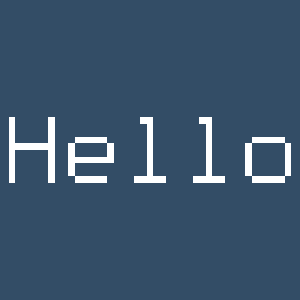

The script that drew this image:
#!/usr/bin/env python

# Render 3D text using vtkTextSource with a tomato back-face.

# Factory overrides: importing these modules registers the OpenGL rendering
# and interaction style implementations for vtkRenderingCore factory classes.
import vtkmodules.vtkInteractionStyle  # noqa: F401
import vtkmodules.vtkRenderingOpenGL2  # noqa: F401
# VTK pipeline classes used in this example
from vtkmodules.vtkFiltersSources import vtkTextSource
from vtkmodules.vtkRenderingCore import (
    vtkActor,
    vtkPolyDataMapper,
    vtkProperty,
    vtkRenderWindow,
    vtkRenderWindowInteractor,
    vtkRenderer,
)

# Colors (normalized RGB)
peach_puff_rgb = (1.0, 0.855, 0.725)
tomato_rgb = (1.0, 0.388, 0.278)
background_rgb = (0.200, 0.302, 0.400)

# Source: generate 3D text polygon data
source = vtkTextSource()
source.SetText("Hello")
source.BackingOff()

# Mapper: map polygon data to graphics primitives
mapper = vtkPolyDataMapper()
mapper.SetInputConnection(source.GetOutputPort())

# Actor: assign the mapped geometry with a tomato back-face
back_property = vtkProperty()
back_property.SetColor(tomato_rgb)
actor = vtkActor()
actor.SetMapper(mapper)
actor.GetProperty().SetColor(peach_puff_rgb)
actor.SetBackfaceProperty(back_property)

# Renderer: assemble the scene and configure the camera
renderer = vtkRenderer()
renderer.AddActor(actor)
renderer.SetBackground(background_rgb)

# Window: display the rendered scene
render_window = vtkRenderWindow()
render_window.AddRenderer(renderer)
render_window.SetWindowName("source object text")
render_window.SetMultiSamples(0)
render_window.SetSize(300, 300)

# Interactor: handle mouse and keyboard events
render_window_interactor = vtkRenderWindowInteractor()
render_window_interactor.SetRenderWindow(render_window)

# Scene: configure the camera
renderer.ResetCamera()

render_window_interactor.Initialize()
render_window_interactor.Start()
